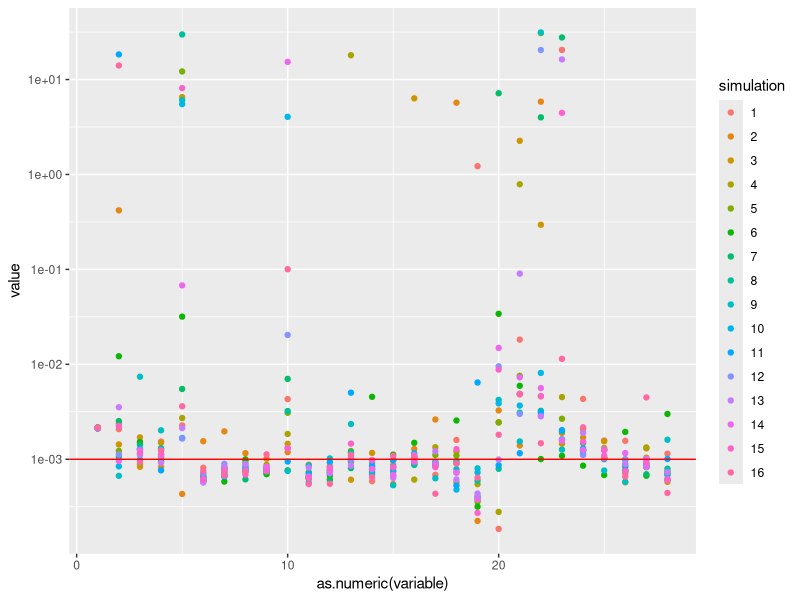
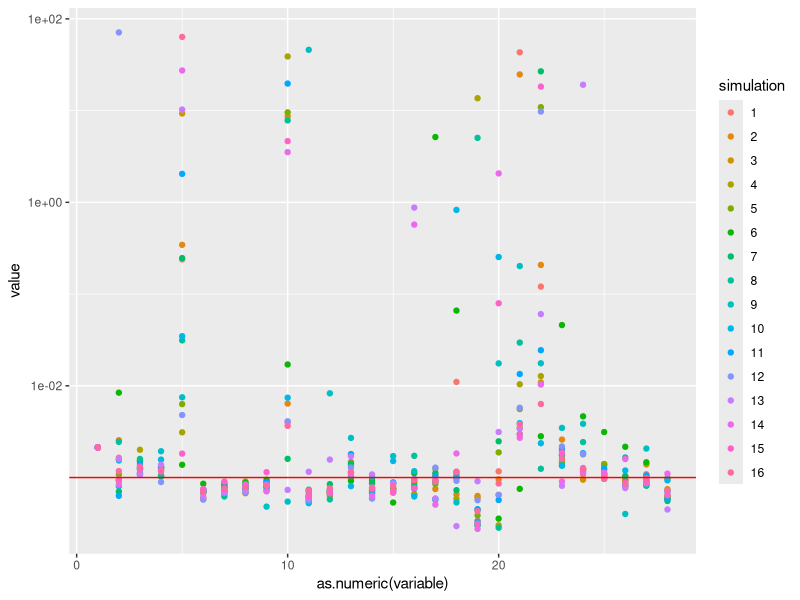

These charts were generated, in order, by the following R code:
library(reshape2)
library(ggplot2)
library(scales)

data <- read.table('constant-size-estimates-100Mb.txt', header=FALSE)

thetas <- cbind(simulation=factor(1:nrow(data)), data[,-ncol(data)])
names(thetas) <- c('simulation', 1:28)

qplot(as.numeric(variable), value, color=simulation, #geom='line', 
      data=melt(thetas, id.vars='simulation')) +
  geom_hline(yintercept=0.001, col='red') + 
  scale_y_continuous(trans=log10_trans())#, limits=c(0.0001, 0.02))

data <- read.table('constant-size-estimates-1Gb.txt', header=FALSE)

thetas <- cbind(simulation=factor(1:nrow(data)), data[,-ncol(data)])
names(thetas) <- c('simulation', 1:28)

qplot(as.numeric(variable), value, color=simulation, #geom='line', 
      data=melt(thetas, id.vars='simulation')) +
  geom_hline(yintercept=0.001, col='red') + 
  scale_y_continuous(trans=log10_trans())#, limits=c(0.0001, 0.02))
